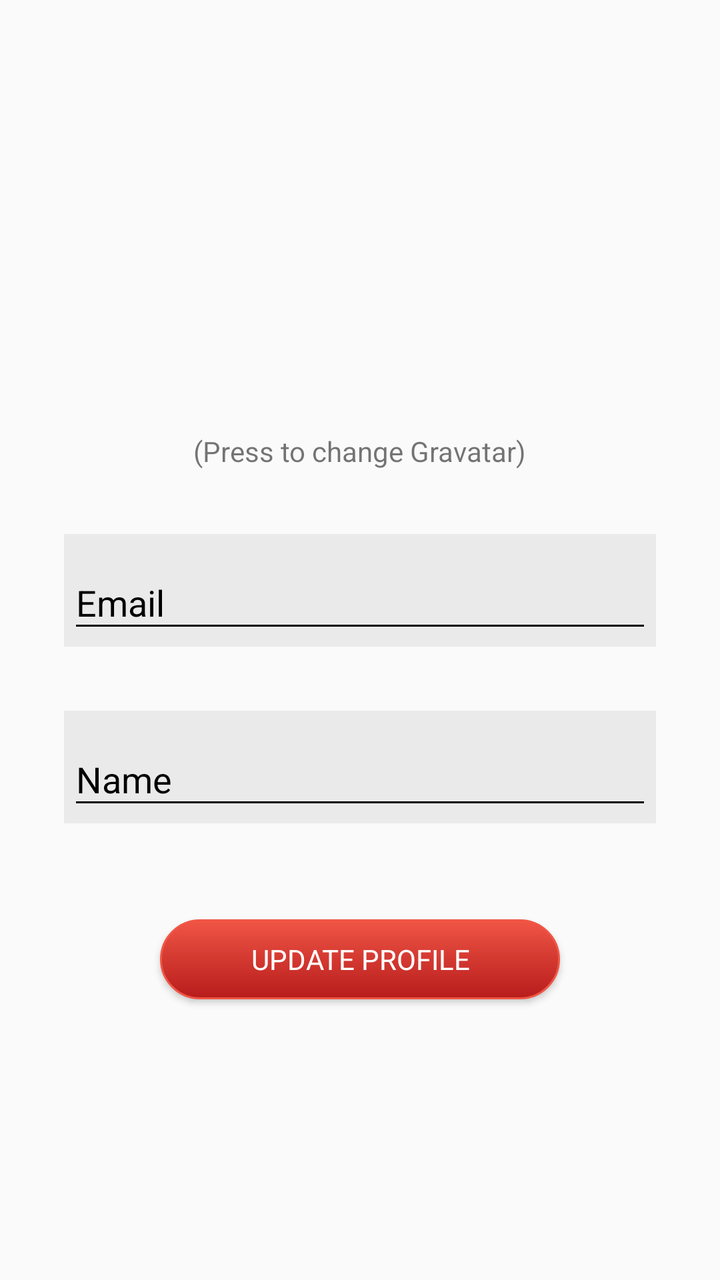
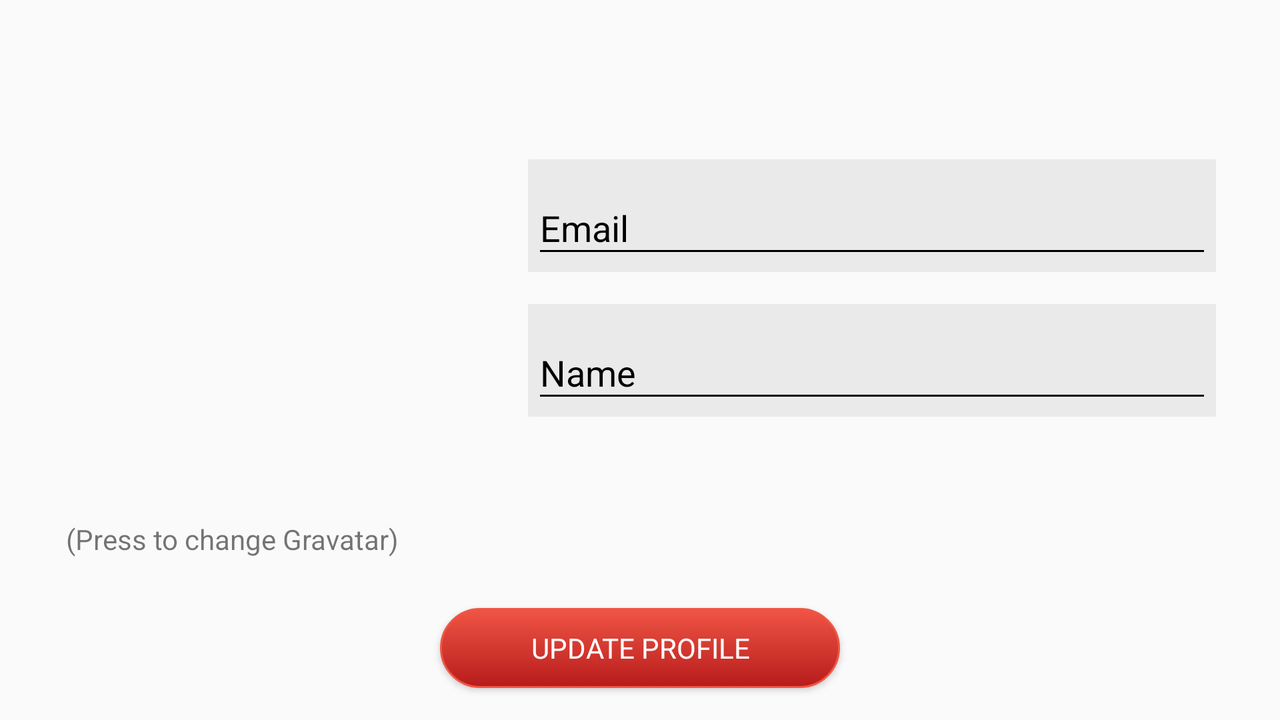

Compare how this app lays out the same screen by default and in its alternative resource folder. The renders come first, then the two layout files and the values they reference.
<!-- AndroidManifest.xml: application theme AppTheme -->
<!-- res/layout/fragment_profile.xml -->
<?xml version="1.0" encoding="utf-8"?>

<FrameLayout xmlns:android="http://schemas.android.com/apk/res/android"
    xmlns:app="http://schemas.android.com/apk/res-auto"
    xmlns:tools="http://schemas.android.com/tools"
    android:layout_width="match_parent"
    android:layout_height="match_parent"
    tools:context="com.pam.schoolify.fragment.ProfileFragment">

    
    <ProgressBar
        android:id="@+id/progressBarProfile"
        style="?android:attr/progressBarStyleLarge"
        android:layout_width="wrap_content"
        android:layout_height="match_parent"
        android:layout_gravity="center"
        android:indeterminate="true"
        android:visibility="gone" />

    
    <LinearLayout
        android:id="@+id/formProfile"
        android:layout_width="match_parent"
        android:layout_height="match_parent"
        android:orientation="vertical">

        <ScrollView
            android:layout_width="match_parent"
            android:layout_height="match_parent"
            tools:ignore="UselessParent"> 

            <LinearLayout
                android:layout_width="match_parent"
                android:layout_height="wrap_content"
                android:gravity="center_horizontal"
                android:orientation="vertical">

                <ImageView
                    android:id="@+id/imageViewProfileImage"
                    android:layout_width="@dimen/logo_width"
                    android:layout_height="@dimen/logo_height"
                    android:layout_marginTop="@dimen/margin_medium"
                    android:contentDescription="@string/profile_avatar" />

                <TextView
                    android:layout_width="wrap_content"
                    android:layout_height="wrap_content"
                    android:layout_marginBottom="@dimen/margin_medium"
                    android:text="@string/action_change_gravatar" />

                <android.support.design.widget.TextInputLayout
                    android:id="@+id/textInputLayoutEmail"
                    android:layout_width="match_parent"
                    android:layout_height="wrap_content"
                    android:layout_marginBottom="@dimen/margin_medium"
                    android:layout_marginLeft="@dimen/margin_large"
                    android:layout_marginRight="@dimen/margin_large"
                    android:layout_marginTop="@dimen/margin_medium"
                    android:background="@color/textInputBackgroundLight"
                    android:padding="@dimen/padding_xxsmall"
                    android:theme="@style/TextInputLayoutDarkAppearance"
                    app:errorTextAppearance="@style/TextInputErrorAppearance">

                    <android.support.design.widget.TextInputEditText
                        android:id="@+id/editTextEmail"
                        android:layout_width="match_parent"
                        android:layout_height="wrap_content"
                        android:drawableLeft="@drawable/ic_email_black"
                        android:drawableStart="@drawable/ic_email_black"
                        android:hint="@string/prompt_email"
                        android:inputType="textEmailAddress"
                        android:maxLines="1"
                        android:singleLine="true"
                        android:textColor="@color/textColorDark" />

                </android.support.design.widget.TextInputLayout>

                <android.support.design.widget.TextInputLayout
                    android:id="@+id/textInputLayoutName"
                    android:layout_width="match_parent"
                    android:layout_height="wrap_content"
                    android:layout_marginBottom="@dimen/margin_medium"
                    android:layout_marginLeft="@dimen/margin_large"
                    android:layout_marginRight="@dimen/margin_large"
                    android:layout_marginTop="@dimen/margin_medium"
                    android:background="@color/textInputBackgroundLight"
                    android:padding="@dimen/padding_xxsmall"
                    android:theme="@style/TextInputLayoutDarkAppearance"
                    app:errorTextAppearance="@style/TextInputErrorAppearance">

                    <android.support.design.widget.TextInputEditText
                        android:id="@+id/editTextName"
                        android:layout_width="match_parent"
                        android:layout_height="wrap_content"
                        android:drawableLeft="@drawable/ic_user_black"
                        android:drawableStart="@drawable/ic_user_black"
                        android:hint="@string/prompt_name"
                        android:inputType="textPersonName"
                        android:maxLines="1"
                        android:singleLine="true"
                        android:textColor="@color/textColorDark" />

                </android.support.design.widget.TextInputLayout>

                <Button
                    android:id="@+id/buttonUpdateProfile"
                    style="?android:textAppearanceInverse"
                    android:layout_width="200dp"
                    android:layout_height="40dp"
                    android:layout_marginBottom="@dimen/margin_large"
                    android:layout_marginTop="@dimen/margin_large"
                    android:background="@drawable/button_round"
                    android:text="@string/action_update_profile" />

            </LinearLayout>
        </ScrollView>
    </LinearLayout>
</FrameLayout>
<!-- resources referenced by this layout -->
<resources>
  <color name="textColorDark">#000000</color>
  <color name="textInputBackgroundLight">#10000000</color>
  <dimen name="logo_height">200dp</dimen>
  <dimen name="logo_width">200dp</dimen>
  <dimen name="margin_large">32dp</dimen>
  <dimen name="margin_medium">16dp</dimen>
  <dimen name="padding_xxsmall">2dp</dimen>
  <!-- drawable button_round (drawable) -->
  <?xml version="1.0" encoding="utf-8"?>
  
  <selector xmlns:android="http://schemas.android.com/apk/res/android">
      <item android:state_pressed="true">
          <shape android:shape="rectangle">
              <corners android:radius="25dp" />
              <stroke android:width="1dp" android:color="@color/colorPrimaryLight" />
              <gradient android:angle="-90" android:endColor="@color/colorPrimary" android:startColor="@color/colorPrimaryDark" />
          </shape>
      </item>
      <item android:state_focused="true">
          <shape android:shape="rectangle">
              <corners android:radius="25dp" />
              <stroke android:width="1dp" android:color="@color/colorPrimaryLight" />
              <solid android:color="@color/colorPrimaryDark" />
          </shape>
      </item>
      <item>
          <shape android:shape="rectangle">
              <corners android:radius="25dp" />
              <stroke android:width="1dp" android:color="@color/colorPrimaryLight" />
              <gradient android:angle="-90" android:endColor="@color/colorPrimary" android:startColor="@color/colorPrimaryLight" />
          </shape>
      </item>
  </selector>
  <string name="action_change_gravatar">(Press to change Gravatar)</string>
  <string name="action_update_profile">Update profile</string>
  <string name="profile_avatar">Avatar</string>
  <string name="prompt_email">Email</string>
  <string name="prompt_name">Name</string>
  <style name="TextInputErrorAppearance" parent="TextAppearance.AppCompat">
          <item name="android:textColor">@color/textErrorColor</item>
      </style>
  <style name="TextInputLayoutDarkAppearance" parent="Theme.AppCompat">
          <item name="android:textColor">@color/textColorDark</item>
          <item name="android:textColorHint">@color/textColorDark</item>
          <item name="colorControlNormal">@color/textColorDark</item>
          <item name="colorControlActivated">@color/colorPrimary</item>
      </style>
  <style name="AppTheme" parent="Theme.AppCompat.Light.DarkActionBar">
          
          <item name="colorPrimary">@color/colorPrimary</item>
          <item name="colorPrimaryDark">@color/colorPrimaryDark</item>
          <item name="colorAccent">@color/colorAccent</item>
      </style>
  <color name="colorPrimaryLight">#fff05545</color>
  <color name="colorPrimary">#ffb71c1c</color>
  <color name="colorPrimaryDark">#ff7f0000</color>
  <color name="textErrorColor">#ffff9100</color>
  <color name="colorAccent">#ffb71c1c</color>
</resources>
<!-- res/layout-land/fragment_profile.xml (the author's variant of the layout above) -->
<!-- drawn on the phone turned sideways -->
<?xml version="1.0" encoding="utf-8"?>
<FrameLayout xmlns:android="http://schemas.android.com/apk/res/android"
    xmlns:app="http://schemas.android.com/apk/res-auto"
    xmlns:tools="http://schemas.android.com/tools"
    android:layout_width="match_parent"
    android:layout_height="match_parent"
    tools:context="com.pam.schoolify.fragment.ProfileFragment">

    
    <ProgressBar
        android:id="@+id/progressBarProfile"
        style="?android:attr/progressBarStyleLarge"
        android:layout_width="wrap_content"
        android:layout_height="match_parent"
        android:layout_gravity="center"
        android:indeterminate="true"
        android:visibility="gone" />

    
    <LinearLayout
        android:id="@+id/formProfile"
        android:layout_width="match_parent"
        android:layout_height="match_parent"
        android:orientation="vertical">

        <RelativeLayout
            android:layout_width="match_parent"
            android:layout_height="0dp"
            android:layout_weight="1">

            <ImageView
                android:id="@+id/imageViewProfileImage"
                android:layout_width="@dimen/logo_width"
                android:layout_height="@dimen/logo_height"
                android:layout_centerVertical="true"
                android:layout_margin="@dimen/margin_medium"
                android:contentDescription="@string/profile_avatar" />

            <TextView
                android:layout_width="wrap_content"
                android:layout_height="wrap_content"
                android:layout_alignEnd="@+id/imageViewProfileImage"
                android:layout_alignLeft="@+id/imageViewProfileImage"
                android:layout_alignRight="@+id/imageViewProfileImage"
                android:layout_alignStart="@+id/imageViewProfileImage"
                android:layout_below="@+id/imageViewProfileImage"
                android:text="@string/action_change_gravatar"
                android:textAlignment="center" />

            <ScrollView
                android:layout_width="match_parent"
                android:layout_height="wrap_content"
                android:layout_centerVertical="true"
                android:layout_toEndOf="@id/imageViewProfileImage"
                android:layout_toRightOf="@id/imageViewProfileImage">

                <LinearLayout
                    android:layout_width="match_parent"
                    android:layout_height="wrap_content"
                    android:layout_margin="@dimen/margin_medium"
                    android:orientation="vertical">

                    <android.support.design.widget.TextInputLayout
                        android:id="@+id/textInputLayoutEmail"
                        android:layout_width="match_parent"
                        android:layout_height="wrap_content"
                        android:layout_marginBottom="@dimen/margin_small"
                        android:layout_marginLeft="@dimen/margin_medium"
                        android:layout_marginRight="@dimen/margin_medium"
                        android:layout_marginTop="@dimen/margin_small"
                        android:background="@color/textInputBackgroundLight"
                        android:padding="@dimen/padding_xxsmall"
                        android:theme="@style/TextInputLayoutDarkAppearance"
                        app:errorTextAppearance="@style/TextInputErrorAppearance">

                        <android.support.design.widget.TextInputEditText
                            android:id="@+id/editTextEmail"
                            android:layout_width="match_parent"
                            android:layout_height="wrap_content"
                            android:drawableLeft="@drawable/ic_email_black"
                            android:drawableStart="@drawable/ic_email_black"
                            android:hint="@string/prompt_email"
                            android:inputType="textEmailAddress"
                            android:maxLines="1"
                            android:singleLine="true"
                            android:textColor="@color/textColorDark" />

                    </android.support.design.widget.TextInputLayout>

                    <android.support.design.widget.TextInputLayout
                        android:id="@+id/textInputLayoutName"
                        android:layout_width="match_parent"
                        android:layout_height="wrap_content"
                        android:layout_marginBottom="@dimen/margin_small"
                        android:layout_marginLeft="@dimen/margin_medium"
                        android:layout_marginRight="@dimen/margin_medium"
                        android:layout_marginTop="@dimen/margin_small"
                        android:background="@color/textInputBackgroundLight"
                        android:padding="@dimen/padding_xxsmall"
                        android:theme="@style/TextInputLayoutDarkAppearance"
                        app:errorTextAppearance="@style/TextInputErrorAppearance">

                        <android.support.design.widget.TextInputEditText
                            android:id="@+id/editTextName"
                            android:layout_width="match_parent"
                            android:layout_height="wrap_content"
                            android:drawableLeft="@drawable/ic_user_black"
                            android:drawableStart="@drawable/ic_user_black"
                            android:hint="@string/prompt_name"
                            android:inputType="textPersonName"
                            android:maxLines="1"
                            android:singleLine="true"
                            android:textColor="@color/textColorDark" />

                    </android.support.design.widget.TextInputLayout>

                </LinearLayout>
            </ScrollView>
        </RelativeLayout>

        <LinearLayout
            android:layout_width="match_parent"
            android:layout_height="wrap_content"
            android:gravity="center_horizontal"
            android:orientation="horizontal">

            <Button
                android:id="@+id/buttonUpdateProfile"
                style="?android:textAppearanceInverse"
                android:layout_width="200dp"
                android:layout_height="40dp"
                android:layout_margin="@dimen/margin_medium"
                android:background="@drawable/button_round"
                android:text="@string/action_update_profile" />
        </LinearLayout>
    </LinearLayout>
</FrameLayout>
<!-- resources referenced by the variant -->
<!-- as the phone turned sideways resolves them -->
<resources>
  <color name="textColorDark">#000000</color>
  <color name="textInputBackgroundLight">#10000000</color>
  <dimen name="logo_height">200dp</dimen>
  <dimen name="logo_width">200dp</dimen>
  <dimen name="margin_medium">16dp</dimen>
  <dimen name="margin_small">8dp</dimen>
  <dimen name="padding_xxsmall">2dp</dimen>
  <!-- drawable button_round (drawable) -->
  <?xml version="1.0" encoding="utf-8"?>
  
  <selector xmlns:android="http://schemas.android.com/apk/res/android">
      <item android:state_pressed="true">
          <shape android:shape="rectangle">
              <corners android:radius="25dp" />
              <stroke android:width="1dp" android:color="@color/colorPrimaryLight" />
              <gradient android:angle="-90" android:endColor="@color/colorPrimary" android:startColor="@color/colorPrimaryDark" />
          </shape>
      </item>
      <item android:state_focused="true">
          <shape android:shape="rectangle">
              <corners android:radius="25dp" />
              <stroke android:width="1dp" android:color="@color/colorPrimaryLight" />
              <solid android:color="@color/colorPrimaryDark" />
          </shape>
      </item>
      <item>
          <shape android:shape="rectangle">
              <corners android:radius="25dp" />
              <stroke android:width="1dp" android:color="@color/colorPrimaryLight" />
              <gradient android:angle="-90" android:endColor="@color/colorPrimary" android:startColor="@color/colorPrimaryLight" />
          </shape>
      </item>
  </selector>
  <string name="action_change_gravatar">(Press to change Gravatar)</string>
  <string name="action_update_profile">Update profile</string>
  <string name="profile_avatar">Avatar</string>
  <string name="prompt_email">Email</string>
  <string name="prompt_name">Name</string>
  <style name="TextInputErrorAppearance" parent="TextAppearance.AppCompat">
          <item name="android:textColor">@color/textErrorColor</item>
      </style>
  <style name="TextInputLayoutDarkAppearance" parent="Theme.AppCompat">
          <item name="android:textColor">@color/textColorDark</item>
          <item name="android:textColorHint">@color/textColorDark</item>
          <item name="colorControlNormal">@color/textColorDark</item>
          <item name="colorControlActivated">@color/colorPrimary</item>
      </style>
  <style name="AppTheme" parent="Theme.AppCompat.Light.DarkActionBar">
          
          <item name="colorPrimary">@color/colorPrimary</item>
          <item name="colorPrimaryDark">@color/colorPrimaryDark</item>
          <item name="colorAccent">@color/colorAccent</item>
      </style>
  <color name="colorPrimaryLight">#fff05545</color>
  <color name="colorPrimary">#ffb71c1c</color>
  <color name="colorPrimaryDark">#ff7f0000</color>
  <color name="textErrorColor">#ffff9100</color>
  <color name="colorAccent">#ffb71c1c</color>
</resources>
